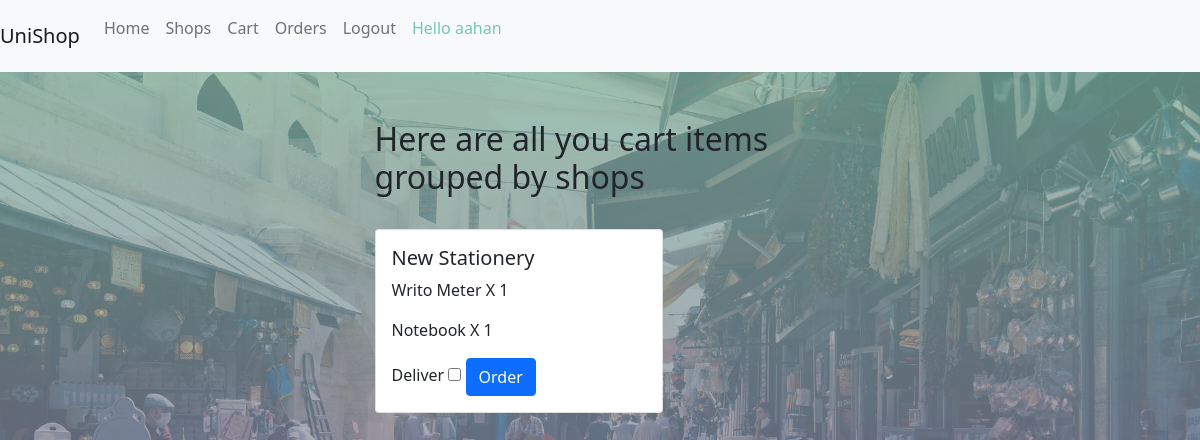
Before: /cart/ (signed in) with the older database file.
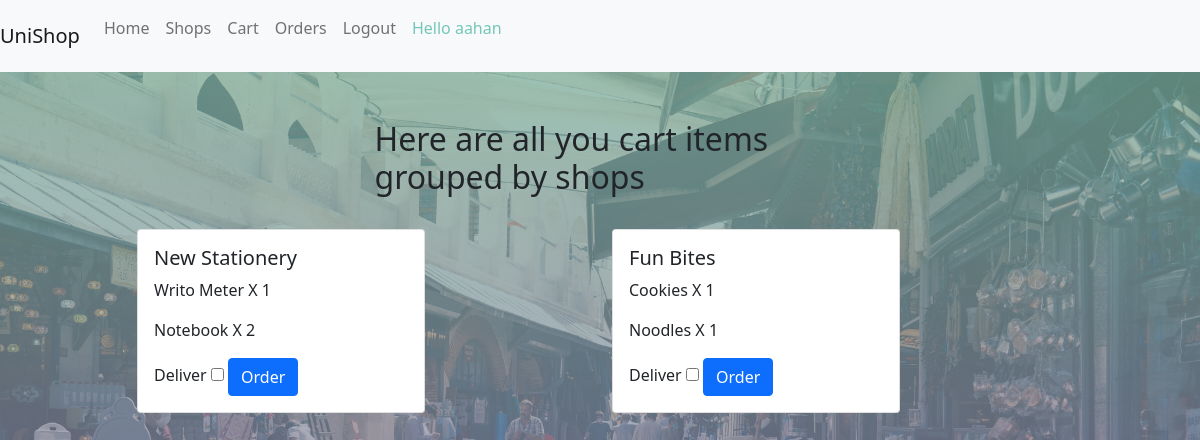
After: the same page with the newer database file.
### unishop/models.py (models this page shows, shortened)
class Shop(models.Model):
    name = models.CharField(max_length=100)
    location = models.CharField(max_length=100)
    pincode = models.PositiveIntegerField()
    owner = models.OneToOneField(User,on_delete=models.CASCADE,related_name="shop")
    image_name = models.CharField(max_length=200)
    class Meta:
        db_table = "Shop"

class CartItem(models.Model):
    product = models.ForeignKey('Product',on_delete = models.CASCADE)
    user = models.ForeignKey(User,on_delete=models.CASCADE)
    quantity = models.PositiveIntegerField()
    class Meta:
        db_table = "CartItem"

class Product(models.Model):
    brand = models.CharField(max_length=50)
    name = models.CharField(max_length=50)
    price = models.PositiveIntegerField()
    quantity = models.PositiveIntegerField()
    image_name = models.CharField(max_length=100)
    shop = models.ForeignKey('Shop',on_delete=models.CASCADE)
    class Meta:
        db_table = "Product"

### unishop/views.py (the view)
# urls.py: path('cart/',views.cart,name = "cart"),
@login_required
def cart(request):
    cart_items = request.user.cartitem_set.all()
    cart_all = cart_items
    cart_grouped = []
    shop_ids = set([item.product.shop.id for item in cart_items])
    for shop_id in shop_ids:
        shop = Shop.objects.get(id = shop_id)
        items = []
        for cart_item in cart_all:
            if cart_item.product.shop.id == shop_id:
                items.append(cart_item)
        total = sum (item.product.price for item in items)
        cart_grouped.append({"shop" : shop,"items" : items , "total" : total})
    return render(request,'unishop/cart.html',{
        "cart_items" : cart_grouped
    })

### unishop/templates/unishop/cart.html (shortened to what this page needs)
{% extends 'unishop/base.html' %}
{% block bodyblock %}
<div class = "container">
    <div class = "row align-items-center justify-content-center">
    {% if not cart_items %}
    <div class = "col-sm-10 col-md-6 col-lg-5 mt-5">
        <h2> No items in your cart </h2>
    </div>
    {% else %}
    <br>
    <div class = "col-sm-10 col-md-6 col-lg-5 mt-5">
        <h2> Here are all you cart items grouped by shops</h2>
    </div>
</div>
    <br>
    <div class = "row align-items-center justify-content-center">
            {% for cart_item in cart_items  %}
            <div class = "col-sm-10 col-md-6 col-lg-5">
                    <div class="card" style="width: 18rem;">
                        <div class="card-body">
                          <h5 class="card-title">{{ cart_item.shop.name }}</h5>
                          {% for item  in cart_item.items %}
                    <p class = "card-text">{{item.product.name}}  X {{item.quantity}} </p>
                    {% endfor %}
                          <form method = "POST" action="/order/">
                            <label for="deliver">Deliver</label>
                            <input  name = "deliver" id = "deliver" type="checkbox">
                            <button class = "btn btn-primary" type = "submit" >Order</button>
                        </form>
                        </div>
                      </div>
                    </div>
            {% endfor %}
        </div>
    {% endif %}
</div>
{% endblock bodyblock %}

Changed rows visible on the page:
changed CartItem "Notebook": quantity "1" → "2"
now on this page (row unchanged): Shop: shop.name "Fun Bites"
added CartItem: product.name "Cookies", quantity "1", shown under "Fun Bites"
added CartItem: product.name "Noodles", quantity "1", shown under "Fun Bites"
